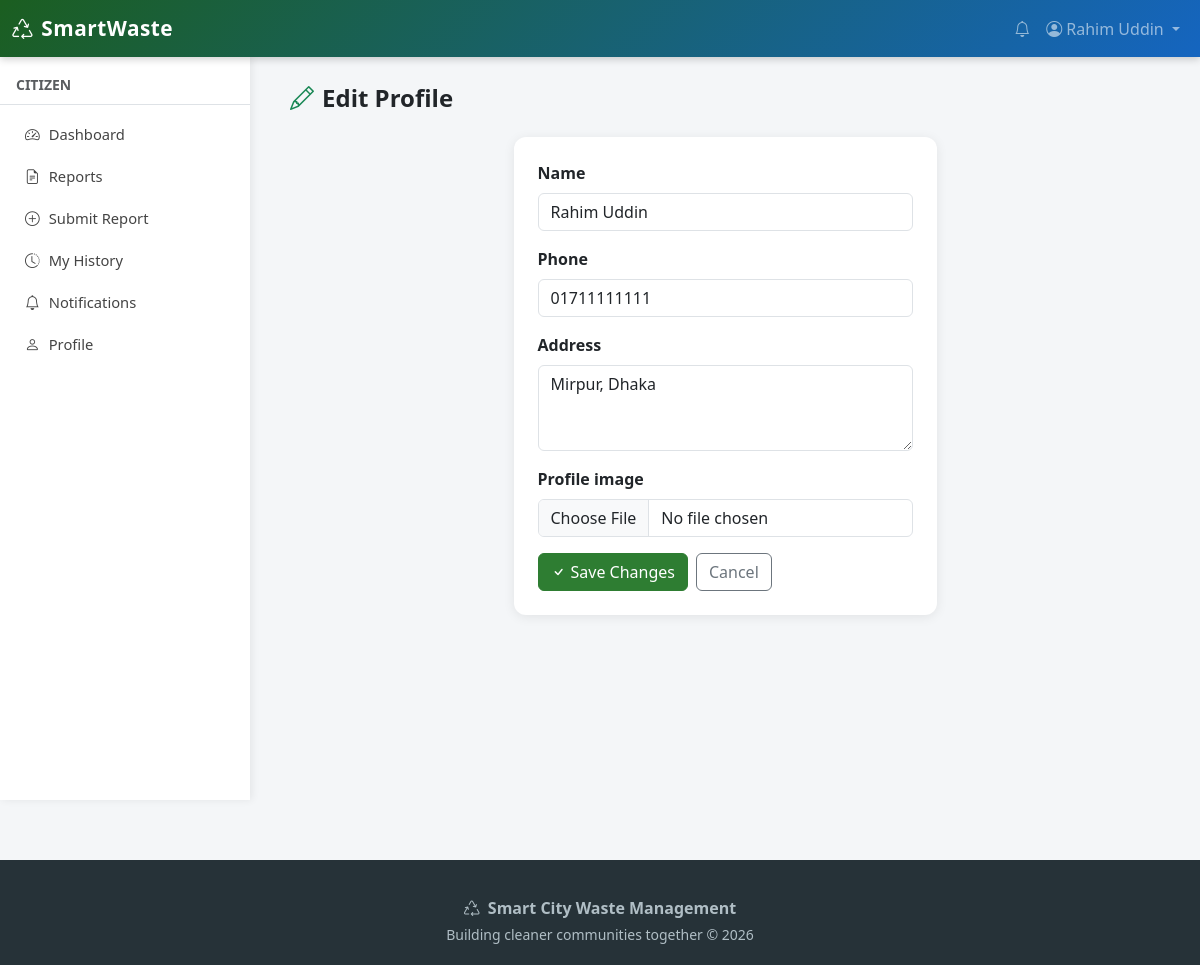
The page /users/profile/edit/ (signed in) on the database its author committed.
### users_app/models.py (models this page shows, shortened)
class User(AbstractBaseUser, PermissionsMixin):
    ROLE_CHOICES = [
        ('citizen', 'Citizen'),
        ('volunteer', 'Volunteer'),
        ('admin', 'Admin'),
    ]
    name = models.CharField(max_length=150)
    email = models.EmailField(unique=True)
    phone = models.CharField(max_length=20, blank=True)
    address = models.TextField(blank=True)
    profile_image = models.ImageField(upload_to='profiles/', blank=True, null=True)
    role = models.CharField(max_length=20, choices=ROLE_CHOICES, default='citizen')
    is_active = models.BooleanField(default=True)
    is_staff = models.BooleanField(default=False)
    date_joined = models.DateTimeField(auto_now_add=True)
    reward_points = models.IntegerField(default=0)
    USERNAME_FIELD = 'email'
    REQUIRED_FIELDS = ['name']
    objects = UserManager()
    class Meta:
        verbose_name = 'User'
        verbose_name_plural = 'Users'

### users_app/views.py (the view)
# urls.py: path('profile/edit/', views.edit_profile_view, name='edit_profile'),
@login_required
def edit_profile_view(request):
    if request.method == 'POST':
        form = ProfileEditForm(request.POST, request.FILES, instance=request.user)
        if form.is_valid():
            form.save()
            messages.success(request, 'Profile updated successfully.')
            return redirect('profile')
    else:
        form = ProfileEditForm(instance=request.user)
    return render(request, 'users_app/edit_profile.html', {'form': form})

### users_app/forms.py
class ProfileEditForm(forms.ModelForm):
    class Meta:
        model = User
        fields = ['name', 'phone', 'address', 'profile_image']
        widgets = {
            'name': forms.TextInput(attrs={'class': 'form-control'}),
            'phone': forms.TextInput(attrs={'class': 'form-control'}),
            'address': forms.Textarea(attrs={'class': 'form-control', 'rows': 3}),
            'profile_image': forms.FileInput(attrs={'class': 'form-control'}),
        }

### users_app/templates/users_app/edit_profile.html (shortened to what this page needs)
{% extends 'base.html' %}
{% block content %}
<div class="container-fluid">
    <h4 class="fw-bold mb-4"><i class="bi bi-pencil me-2 text-success"></i>Edit Profile</h4>
    <div class="row justify-content-center">
        <div class="col-md-6">
            <div class="card p-4">
                <form method="post" enctype="multipart/form-data">
                    {% for field in form %}
                    <div class="mb-3">
                        <label class="form-label fw-semibold">{{ field.label }}</label>
                        {{ field }}
                    </div>
                    {% endfor %}
                    <div class="d-flex gap-2">
                        <button type="submit" class="btn btn-success"><i class="bi bi-check me-1"></i>Save Changes</button>
                        <a href="{% url 'profile' %}" class="btn btn-outline-secondary">Cancel</a>
                    </div>
                </form>
            </div>
        </div>
    </div>
</div>
{% endblock %}

### templates/base.html (shortened to what this page needs)
{% load static %}
<!DOCTYPE html>
<html lang="en">
<head>
    <link href="https://cdn.jsdelivr.net/npm/bootstrap@5.3.0/dist/css/bootstrap.min.css" rel="stylesheet">
    <link href="https://cdn.jsdelivr.net/npm/bootstrap-icons@1.10.0/font/bootstrap-icons.css" rel="stylesheet">
    <link href="{% static 'css/style.css' %}" rel="stylesheet">
</head>
<body>
<nav class="navbar navbar-expand-lg navbar-dark fixed-top">
    <div class="container-fluid">
        <a class="navbar-brand" href="{% url 'home' %}">
            <i class="bi bi-recycle me-2"></i>SmartWaste
        </a>
        <div class="collapse navbar-collapse" id="navbarNav">
            <ul class="navbar-nav ms-auto align-items-center">
                {% if user.is_authenticated %}
                <li class="nav-item">
                    <a class="nav-link" href="{% url 'notification_list' %}">
                        <i class="bi bi-bell"></i>
                    </a>
                </li>
                <li class="nav-item dropdown">
                    <a class="nav-link dropdown-toggle" href="#" data-bs-toggle="dropdown">
                        <i class="bi bi-person-circle me-1"></i>{{ user.name }}
                    </a>
                </li>
                {% else %}
                <li class="nav-item"><a class="nav-link" href="{% url 'login' %}">Login</a></li>
                <li class="nav-item"><a class="nav-link btn btn-light text-dark px-3 ms-2" href="{% url 'register' %}">Register</a></li>
                {% endif %}
            </ul>
        </div>
    </div>
</nav>
{% if user.is_authenticated %}
<div class="sidebar pt-3">
    <div class="px-3 pb-2 mb-2 border-bottom">
        <small class="text-muted text-uppercase fw-bold">{{ user.get_role_display }}</small>
    </div>
    <ul class="nav flex-column">
        <li class="nav-item"><a class="nav-link" href="{% url 'dashboard' %}"><i class="bi bi-speedometer2"></i>Dashboard</a></li>
        <li class="nav-item"><a class="nav-link" href="{% url 'report_list' %}"><i class="bi bi-file-earmark-text"></i>Reports</a></li>
        {% if user.role == 'citizen' %}
        <li class="nav-item"><a class="nav-link" href="{% url 'report_form' %}"><i class="bi bi-plus-circle"></i>Submit Report</a></li>
        <li class="nav-item"><a class="nav-link" href="{% url 'report_history' %}"><i class="bi bi-clock-history"></i>My History</a></li>
        {% endif %}
        <li class="nav-item"><a class="nav-link" href="{% url 'notification_list' %}"><i class="bi bi-bell"></i>Notifications</a></li>
        <li class="nav-item"><a class="nav-link" href="{% url 'profile' %}"><i class="bi bi-person"></i>Profile</a></li>
    </ul>
</div>
<div class="main-content">
{% else %}
<div class="pt-5 mt-3">
{% endif %}
    {% block content %}{% endblock %}
</div>
<footer>
    <div class="container text-center">
        <p class="mb-1"><i class="bi bi-recycle me-2"></i><strong>Smart City Waste Management</strong></p>
        <p class="small mb-0">Building cleaner communities together &copy; 2026</p>
    </div>
</footer>
</body>
</html>

### static/css/style.css (style rules this page uses)
:root { --primary: #2e7d32; --primary-light: #4caf50; --primary-dark: #1b5e20; --secondary: #1565c0; --accent: #f57c00; --danger: #c62828; --bg: #f4f6f8; --card-shadow: 0 2px 12px rgba(0,0,0,0.08); }
body { background: var(--bg); font-family: 'Segoe UI', Tahoma, Geneva, Verdana, sans-serif; }
a { text-decoration: none; }
.navbar { background: linear-gradient(135deg, var(--primary-dark) 0%, var(--secondary) 100%) !important; box-shadow: 0 2px 8px rgba(0,0,0,0.2); }
.navbar-brand { font-weight: 800; font-size: 1.3rem; letter-spacing: 0.5px; }
.sidebar { width: 250px; min-height: calc(100vh - 56px); background: #ffffff; box-shadow: 2px 0 8px rgba(0,0,0,0.07); position: fixed; top: 56px; left: 0; z-index: 99; overflow-y: auto; }
.sidebar .nav-link { color: #444; padding: 10px 22px; border-left: 3px solid transparent; transition: all 0.2s ease; font-size: 0.92rem; }
.sidebar .nav-link i { margin-right: 9px; width: 18px; text-align: center; }
.main-content { margin-left: 250px; margin-top: 56px; padding: 28px; min-height: calc(100vh - 56px); }
.card { border: none; border-radius: 12px; box-shadow: var(--card-shadow); transition: transform 0.15s ease, box-shadow 0.15s ease; }
.btn-success { background: var(--primary); border-color: var(--primary); }
footer { background: #263238; color: #b0bec5; padding: 36px 0 20px; margin-top: 60px; }

### rows shown on the page
User: name "Rahim Uddin", role "CITIZEN", form "Rahim Uddin" "01711111111" "Mirpur, Dhaka"

### other values the page prints
{{ field.label }} "Name" "Phone" "Address" "Profile image"
